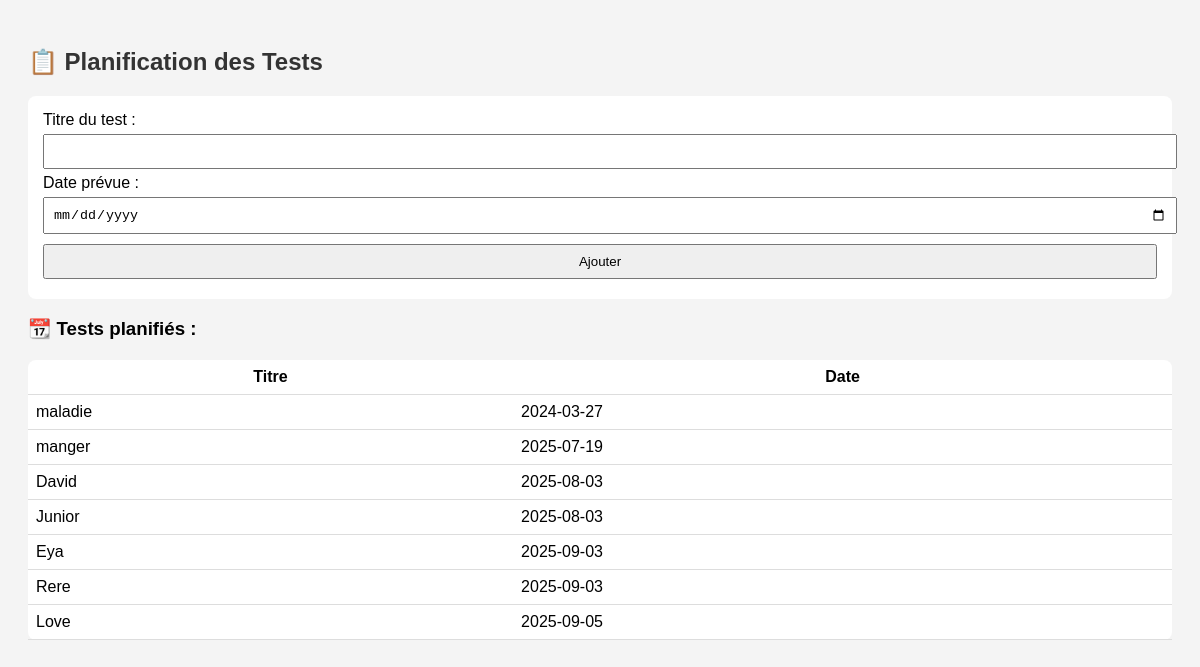
The page /plan_tests.php on the database its author committed.
### tables this page shows
CREATE TABLE `tests` (
  `id` int(11) NOT NULL,
  `title` varchar(255) DEFAULT NULL,
  `test_date` date DEFAULT NULL
);

### plan_tests.php (the view, shortened to what this page needs)
<?php
require_once 'includes/db.php';
$tests = $pdo->query("SELECT * FROM tests ORDER BY test_date ASC")->fetchAll();
?>
<!DOCTYPE html>
<html>
<head>
</head>
<body>
    <h2>📋 Planification des Tests</h2>
    <form method="post">
        <label>Titre du test :</label>
        <input type="text" name="title" required>
        <label>Date prévue :</label>
        <input type="date" name="date" required>
        <button type="submit">Ajouter</button>
    </form>
    <h3>📆 Tests planifiés :</h3>
    <table>
        <tr><th>Titre</th><th>Date</th></tr>
        <?php foreach ($tests as $test): ?>
        <tr>
            <td><?= htmlspecialchars($test['title']) ?></td>
            <td><?= htmlspecialchars($test['test_date']) ?></td>
        </tr>
        <?php endforeach; ?>
    </table>
</body>
</html>

### plan_tests.php (style rules this page uses)
body { font-family: Arial; padding: 20px; background: #f4f4f4; }
h2 { color: #333; }
form, table { background: #fff; padding: 15px; margin-top: 20px; border-radius: 8px; }
input, button { padding: 8px; margin: 5px 0; width: 100%; }
table { width: 100%; border-collapse: collapse; }
th, td { padding: 8px; border-bottom: 1px solid #ddd; }

### rows shown on the page
tests: title "maladie", test_date "2024-03-27"
tests: title "manger", test_date "2025-07-19"
tests: title "David", test_date "2025-08-03"
tests: title "Junior", test_date "2025-08-03"
tests: title "Eya", test_date "2025-09-03"
tests: title "Rere", test_date "2025-09-03"
tests: title "Love", test_date "2025-09-05"
